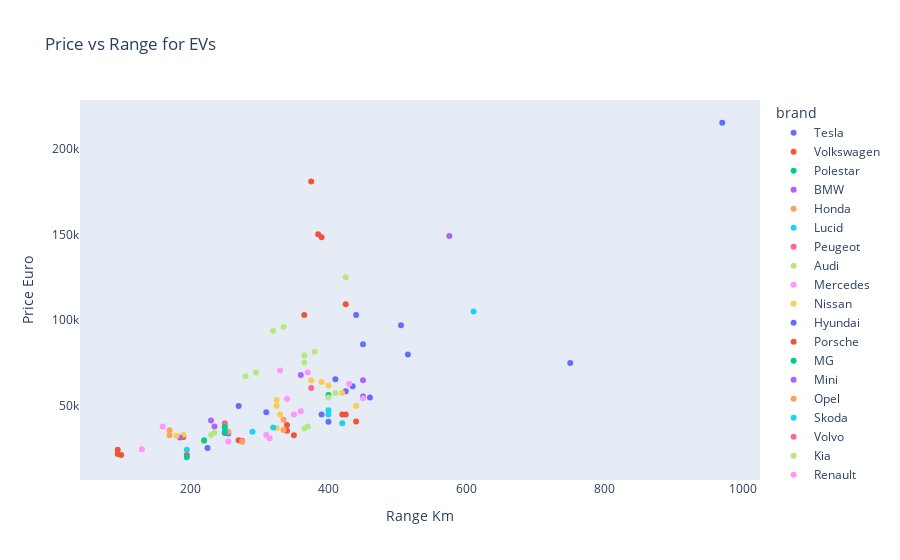

The code cell stored with this chart in its notebook:
### Code cell
price_range = px.scatter(data_frame=ev, title='Price vs Range for EVs', x='range_km', y='price_euro', 
           labels={'price_euro':'Price Euro', 'range_km':'Range Km'},
           color='brand')

price_range.update_xaxes(showgrid=False)
price_range.update_yaxes(showgrid=False)

### Figure 1 — Plotly figure (JSON) as saved in the notebook; plotly's stock layout.template omitted (floating-point values rounded to 4 significant figures)
{"data": [{"hovertemplate": "brand=Tesla <br>Range Km=%{x}<br>Price Euro=%{y}<extra></extra>", "legendgroup": "Tesla ", "marker": {"color": "#636efa", "symbol": "circle"}, "mode": "markers", "name": "Tesla ", "orientation": "v", "showlegend": true, "type": "scatter", "x": [450, 310, 425, 435, 750, 515, 970, 450, 505, 410, 460, 440, 390], "xaxis": "x", "y": [55480, 46380, 58620, 61480, 75000, 79990, 215000, 85990, 96990, 65620, 55000, 102990, 45000], "yaxis": "y"}, {"hovertemplate": "brand=Volkswagen <br>Range Km=%{x}<br>Price Euro=%{y}<extra></extra>", "legendgroup": "Volkswagen ", "marker": {"color": "#EF553B", "symbol": "circle"}, "mode": "markers", "name": "Volkswagen ", "orientation": "v", "showlegend": true, "type": "scatter", "x": [270, 190, 440, 195, 420, 350, 340, 340], "xaxis": "x", "y": [30000, 31900, 40936, 21421, 45000, 33000, 38987, 35575], "yaxis": "y"}, {"hovertemplate": "brand=Polestar <br>Range Km=%{x}<br>Price Euro=%{y}<extra></extra>", "legendgroup": "Polestar ", "marker": {"color": "#00cc96", "symbol": "circle"}, "mode": "markers", "name": "Polestar ", "orientation": "v", "showlegend": true, "type": "scatter", "x": [400], "xaxis": "x", "y": [56440], "yaxis": "y"}, {"hovertemplate": "brand=BMW <br>Range Km=%{x}<br>Price Euro=%{y}<extra></extra>", "legendgroup": "BMW ", "marker": {"color": "#ab63fa", "symbol": "circle"}, "mode": "markers", "name": "BMW ", "orientation": "v", "showlegend": true, "type": "scatter", "x": [360, 450, 235, 230], "xaxis": "x", "y": [68040, 65000, 38017, 41526], "yaxis": "y"}, {"hovertemplate": "brand=Honda <br>Range Km=%{x}<br>Price Euro=%{y}<extra></extra>", "legendgroup": "Honda ", "marker": {"color": "#FFA15A", "symbol": "circle"}, "mode": "markers", "name": "Honda ", "orientation": "v", "showlegend": true, "type": "scatter", "x": [170, 170], "xaxis": "x", "y": [32997, 35921], "yaxis": "y"}, {"hovertemplate": "brand=Lucid <br>Range Km=%{x}<br>Price Euro=%{y}<extra></extra>", "legendgroup": "Lucid ", "marker": {"color": "#19d3f3", "symbol": "circle"}, "mode": "markers", "name": "Lucid ", "orientation": "v", "showlegend": true, "type": "scatter", "x": [610], "xaxis": "x", "y": [105000], "yaxis": "y"}, {"hovertemplate": "brand=Peugeot <br>Range Km=%{x}<br>Price Euro=%{y}<extra></extra>", "legendgroup": "Peugeot ", "marker": {"color": "#FF6692", "symbol": "circle"}, "mode": "markers", "name": "Peugeot ", "orientation": "v", "showlegend": true, "type": "scatter", "x": [275, 250], "xaxis": "x", "y": [29682, 34361], "yaxis": "y"}, {"hovertemplate": "brand=Audi <br>Range Km=%{x}<br>Price Euro=%{y}<extra></extra>", "legendgroup": "Audi ", "marker": {"color": "#B6E880", "symbol": "circle"}, "mode": "markers", "name": "Audi ", "orientation": "v", "showlegend": true, "type": "scatter", "x": [400, 425, 280, 380, 365, 410, 295, 320, 335], "xaxis": "x", "y": [55000, 125000, 67358, 81639, 79445, 57500, 69551, 93800, 96050], "yaxis": "y"}, {"hovertemplate": "brand=Mercedes <br>Range Km=%{x}<br>Price Euro=%{y}<extra></extra>", "legendgroup": "Mercedes ", "marker": {"color": "#FF97FF", "symbol": "circle"}, "mode": "markers", "name": "Mercedes ", "orientation": "v", "showlegend": true, "type": "scatter", "x": [370, 350, 330], "xaxis": "x", "y": [69484, 45000, 70631], "yaxis": "y"}, {"hovertemplate": "brand=Nissan <br>Range Km=%{x}<br>Price Euro=%{y}<extra></extra>", "legendgroup": "Nissan ", "marker": {"color": "#FECB52", "symbol": "circle"}, "mode": "markers", "name": "Nissan ", "orientation": "v", "showlegend": true, "type": "scatter", "x": [220, 325, 440, 190, 420, 330, 325, 375], "xaxis": "x", "y": [29234, 37237, 50000, 33246, 57500, 45000, 50000, 65000], "yaxis": "y"}, {"hovertemplate": "brand=Hyundai <br>Range Km=%{x}<br>Price Euro=%{y}<extra></extra>", "legendgroup": "Hyundai ", "marker": {"color": "#636efa", "symbol": "circle"}, "mode": "markers", "name": "Hyundai ", "orientation": "v", "showlegend": true, "type": "scatter", "x": [400, 250, 255], "xaxis": "x", "y": [40795, 34459, 33971], "yaxis": "y"}, {"hovertemplate": "brand=Porsche <br>Range Km=%{x}<br>Price Euro=%{y}<extra></extra>", "legendgroup": "Porsche ", "marker": {"color": "#EF553B", "symbol": "circle"}, "mode": "markers", "name": "Porsche ", "orientation": "v", "showlegend": true, "type": "scatter", "x": [375, 365, 425, 385, 390], "xaxis": "x", "y": [180781, 102945, 109302, 150000, 148301], "yaxis": "y"}, {"hovertemplate": "brand=MG <br>Range Km=%{x}<br>Price Euro=%{y}<extra></extra>", "legendgroup": "MG ", "marker": {"color": "#00cc96", "symbol": "circle"}, "mode": "markers", "name": "MG ", "orientation": "v", "showlegend": true, "type": "scatter", "x": [220], "xaxis": "x", "y": [30000], "yaxis": "y"}, {"hovertemplate": "brand=Mini <br>Range Km=%{x}<br>Price Euro=%{y}<extra></extra>", "legendgroup": "Mini ", "marker": {"color": "#ab63fa", "symbol": "circle"}, "mode": "markers", "name": "Mini ", "orientation": "v", "showlegend": true, "type": "scatter", "x": [185], "xaxis": "x", "y": [31681], "yaxis": "y"}, {"hovertemplate": "brand=Opel <br>Range Km=%{x}<br>Price Euro=%{y}<extra></extra>", "legendgroup": "Opel ", "marker": {"color": "#FFA15A", "symbol": "circle"}, "mode": "markers", "name": "Opel ", "orientation": "v", "showlegend": true, "type": "scatter", "x": [275, 335, 255], "xaxis": "x", "y": [29146, 41906, 35000], "yaxis": "y"}, {"hovertemplate": "brand=Skoda <br>Range Km=%{x}<br>Price Euro=%{y}<extra></extra>", "legendgroup": "Skoda ", "marker": {"color": "#19d3f3", "symbol": "circle"}, "mode": "markers", "name": "Skoda ", "orientation": "v", "showlegend": true, "type": "scatter", "x": [290, 195, 420, 400, 400, 320], "xaxis": "x", "y": [35000, 24534, 40000, 45000, 47500, 37500], "yaxis": "y"}, {"hovertemplate": "brand=Volvo <br>Range Km=%{x}<br>Price Euro=%{y}<extra></extra>", "legendgroup": "Volvo ", "marker": {"color": "#FF6692", "symbol": "circle"}, "mode": "markers", "name": "Volvo ", "orientation": "v", "showlegend": true, "type": "scatter", "x": [375], "xaxis": "x", "y": [60437], "yaxis": "y"}, {"hovertemplate": "brand=Kia <br>Range Km=%{x}<br>Price Euro=%{y}<extra></extra>", "legendgroup": "Kia ", "marker": {"color": "#B6E880", "symbol": "circle"}, "mode": "markers", "name": "Kia ", "orientation": "v", "showlegend": true, "type": "scatter", "x": [370, 365, 235, 230], "xaxis": "x", "y": [38105, 36837, 34400, 33133], "yaxis": "y"}, {"hovertemplate": "brand=Renault <br>Range Km=%{x}<br>Price Euro=%{y}<extra></extra>", "legendgroup": "Renault ", "marker": {"color": "#FF97FF", "symbol": "circle"}, "mode": "markers", "name": "Renault ", "orientation": "v", "showlegend": true, "type": "scatter", "x": [315, 310, 130, 255, 160], "xaxis": "x", "y": [31184, 33133, 24790, 29234, 38000], "yaxis": "y"}, {"hovertemplate": "brand=Mazda <br>Range Km=%{x}<br>Price Euro=%{y}<extra></extra>", "legendgroup": "Mazda ", "marker": {"color": "#FECB52", "symbol": "circle"}, "mode": "markers", "name": "Mazda ", "orientation": "v", "showlegend": true, "type": "scatter", "x": [180], "xaxis": "x", "y": [32646], "yaxis": "y"}, {"hovertemplate": "brand=Lexus <br>Range Km=%{x}<br>Price Euro=%{y}<extra></extra>", "legendgroup": "Lexus ", "marker": {"color": "#636efa", "symbol": "circle"}, "mode": "markers", "name": "Lexus ", "orientation": "v", "showlegend": true, "type": "scatter", "x": [270], "xaxis": "x", "y": [50000], "yaxis": "y"}, {"hovertemplate": "brand=CUPRA <br>Range Km=%{x}<br>Price Euro=%{y}<extra></extra>", "legendgroup": "CUPRA ", "marker": {"color": "#EF553B", "symbol": "circle"}, "mode": "markers", "name": "CUPRA ", "orientation": "v", "showlegend": true, "type": "scatter", "x": [425], "xaxis": "x", "y": [45000], "yaxis": "y"}, {"hovertemplate": "brand=SEAT <br>Range Km=%{x}<br>Price Euro=%{y}<extra></extra>", "legendgroup": "SEAT ", "marker": {"color": "#00cc96", "symbol": "circle"}, "mode": "markers", "name": "SEAT ", "orientation": "v", "showlegend": true, "type": "scatter", "x": [195], "xaxis": "x", "y": [20129], "yaxis": "y"}, {"hovertemplate": "brand=Lightyear <br>Range Km=%{x}<br>Price Euro=%{y}<extra></extra>", "legendgroup": "Lightyear ", "marker": {"color": "#ab63fa", "symbol": "circle"}, "mode": "markers", "name": "Lightyear ", "orientation": "v", "showlegend": true, "type": "scatter", "x": [575], "xaxis": "x", "y": [149000], "yaxis": "y"}, {"hovertemplate": "brand=Aiways <br>Range Km=%{x}<br>Price Euro=%{y}<extra></extra>", "legendgroup": "Aiways ", "marker": {"color": "#FFA15A", "symbol": "circle"}, "mode": "markers", "name": "Aiways ", "orientation": "v", "showlegend": true, "type": "scatter", "x": [335], "xaxis": "x", "y": [36057], "yaxis": "y"}, {"hovertemplate": "brand=DS <br>Range Km=%{x}<br>Price Euro=%{y}<extra></extra>", "legendgroup": "DS ", "marker": {"color": "#19d3f3", "symbol": "circle"}, "mode": "markers", "name": "DS ", "orientation": "v", "showlegend": true, "type": "scatter", "x": [250], "xaxis": "x", "y": [37422], "yaxis": "y"}, {"hovertemplate": "brand=Citroen <br>Range Km=%{x}<br>Price Euro=%{y}<extra></extra>", "legendgroup": "Citroen ", "marker": {"color": "#FF6692", "symbol": "circle"}, "mode": "markers", "name": "Citroen ", "orientation": "v", "showlegend": true, "type": "scatter", "x": [250], "xaxis": "x", "y": [40000], "yaxis": "y"}, {"hovertemplate": "brand=Jaguar <br>Range Km=%{x}<br>Price Euro=%{y}<extra></extra>", "legendgroup": "Jaguar ", "marker": {"color": "#B6E880", "symbol": "circle"}, "mode": "markers", "name": "Jaguar ", "orientation": "v", "showlegend": true, "type": "scatter", "x": [365], "xaxis": "x", "y": [75351], "yaxis": "y"}, {"hovertemplate": "brand=Ford <br>Range Km=%{x}<br>Price Euro=%{y}<extra></extra>", "legendgroup": "Ford ", "marker": {"color": "#FF97FF", "symbol": "circle"}, "mode": "markers", "name": "Ford ", "orientation": "v", "showlegend": true, "type": "scatter", "x": [450, 430, 340, 360], "xaxis": "x", "y": [54475, 62900, 54000, 46900], "yaxis": "y"}, {"hovertemplate": "brand=Byton <br>Range Km=%{x}<br>Price Euro=%{y}<extra></extra>", "legendgroup": "Byton ", "marker": {"color": "#FECB52", "symbol": "circle"}, "mode": "markers", "name": "Byton ", "orientation": "v", "showlegend": true, "type": "scatter", "x": [390, 325, 400], "xaxis": "x", "y": [64000, 53500, 62000], "yaxis": "y"}, {"hovertemplate": "brand=Sono <br>Range Km=%{x}<br>Price Euro=%{y}<extra></extra>", "legendgroup": "Sono ", "marker": {"color": "#636efa", "symbol": "circle"}, "mode": "markers", "name": "Sono ", "orientation": "v", "showlegend": true, "type": "scatter", "x": [225], "xaxis": "x", "y": [25500], "yaxis": "y"}, {"hovertemplate": "brand=Smart <br>Range Km=%{x}<br>Price Euro=%{y}<extra></extra>", "legendgroup": "Smart ", "marker": {"color": "#EF553B", "symbol": "circle"}, "mode": "markers", "name": "Smart ", "orientation": "v", "showlegend": true, "type": "scatter", "x": [95, 100, 95], "xaxis": "x", "y": [22030, 21387, 24565], "yaxis": "y"}, {"hovertemplate": "brand=Fiat <br>Range Km=%{x}<br>Price Euro=%{y}<extra></extra>", "legendgroup": "Fiat ", "marker": {"color": "#00cc96", "symbol": "circle"}, "mode": "markers", "name": "Fiat ", "orientation": "v", "showlegend": true, "type": "scatter", "x": [250, 250], "xaxis": "x", "y": [34900, 37900], "yaxis": "y"}], "layout": {"legend": {"title": {"text": "brand"}, "tracegroupgap": 0}, "title": {"text": "Price vs Range for EVs"}, "xaxis": {"anchor": "y", "domain": [0, 1], "showgrid": false, "title": {"text": "Range Km"}}, "yaxis": {"anchor": "x", "domain": [0, 1], "showgrid": false, "title": {"text": "Price Euro"}}}}
